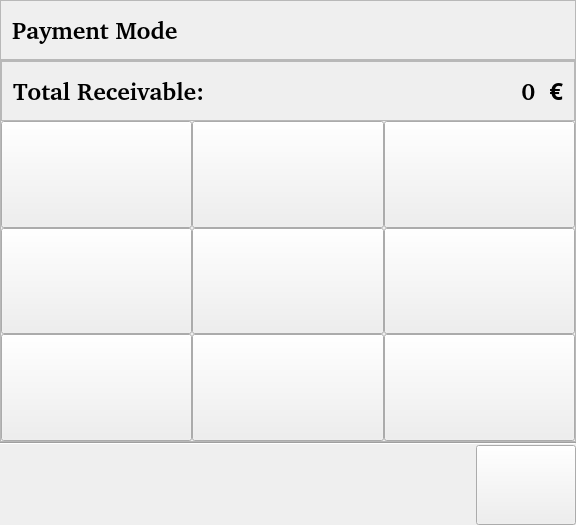
<?xml version="1.0" encoding="UTF-8"?>
<ui version="4.0">
 <class>PayModesWidget</class>
 <widget class="QWidget" name="PayModesWidget">
  <property name="geometry">
   <rect>
    <x>0</x>
    <y>0</y>
    <width>576</width>
    <height>525</height>
   </rect>
  </property>
  <property name="sizePolicy">
   <sizepolicy hsizetype="Expanding" vsizetype="Preferred">
    <horstretch>1</horstretch>
    <verstretch>0</verstretch>
   </sizepolicy>
  </property>
  <property name="windowTitle">
   <string>Form1</string>
  </property>
  <layout class="QVBoxLayout">
   <property name="spacing">
    <number>0</number>
   </property>
   <property name="leftMargin">
    <number>0</number>
   </property>
   <property name="topMargin">
    <number>0</number>
   </property>
   <property name="rightMargin">
    <number>0</number>
   </property>
   <property name="bottomMargin">
    <number>0</number>
   </property>
   <item>
    <widget class="QFrame" name="top_frame">
     <property name="sizePolicy">
      <sizepolicy hsizetype="Expanding" vsizetype="Preferred">
       <horstretch>0</horstretch>
       <verstretch>0</verstretch>
      </sizepolicy>
     </property>
     <property name="minimumSize">
      <size>
       <width>0</width>
       <height>60</height>
      </size>
     </property>
     <property name="maximumSize">
      <size>
       <width>32567</width>
       <height>60</height>
      </size>
     </property>
     <property name="frameShape">
      <enum>QFrame::Shape::StyledPanel</enum>
     </property>
     <property name="frameShadow">
      <enum>QFrame::Shadow::Raised</enum>
     </property>
     <property name="lineWidth">
      <number>2</number>
     </property>
     <layout class="QHBoxLayout">
      <property name="spacing">
       <number>6</number>
      </property>
      <property name="leftMargin">
       <number>11</number>
      </property>
      <property name="topMargin">
       <number>11</number>
      </property>
      <property name="rightMargin">
       <number>11</number>
      </property>
      <property name="bottomMargin">
       <number>11</number>
      </property>
      <item>
       <widget class="QLabel" name="caption_label">
        <property name="font">
         <font>
          <family>Nimbus Sans l [Urw]</family>
          <pointsize>18</pointsize>
          <bold>true</bold>
         </font>
        </property>
        <property name="text">
         <string>Payment Mode</string>
        </property>
        <property name="wordWrap">
         <bool>false</bool>
        </property>
       </widget>
      </item>
      <item>
       <spacer name="caption_spacer">
        <property name="orientation">
         <enum>Qt::Orientation::Horizontal</enum>
        </property>
        <property name="sizeType">
         <enum>QSizePolicy::Policy::Expanding</enum>
        </property>
        <property name="sizeHint" stdset="0">
         <size>
          <width>231</width>
          <height>16</height>
         </size>
        </property>
       </spacer>
      </item>
     </layout>
    </widget>
   </item>
   <item>
    <widget class="QFrame" name="middle_frame">
     <property name="sizePolicy">
      <sizepolicy hsizetype="Expanding" vsizetype="Preferred">
       <horstretch>0</horstretch>
       <verstretch>0</verstretch>
      </sizepolicy>
     </property>
     <property name="frameShape">
      <enum>QFrame::Shape::StyledPanel</enum>
     </property>
     <property name="frameShadow">
      <enum>QFrame::Shadow::Raised</enum>
     </property>
     <layout class="QVBoxLayout">
      <property name="spacing">
       <number>0</number>
      </property>
      <property name="leftMargin">
       <number>0</number>
      </property>
      <property name="topMargin">
       <number>0</number>
      </property>
      <property name="rightMargin">
       <number>0</number>
      </property>
      <property name="bottomMargin">
       <number>0</number>
      </property>
      <item>
       <widget class="QFrame" name="total_receivable_frame">
        <property name="sizePolicy">
         <sizepolicy hsizetype="Expanding" vsizetype="Preferred">
          <horstretch>0</horstretch>
          <verstretch>0</verstretch>
         </sizepolicy>
        </property>
        <property name="minimumSize">
         <size>
          <width>0</width>
          <height>60</height>
         </size>
        </property>
        <property name="maximumSize">
         <size>
          <width>32567</width>
          <height>60</height>
         </size>
        </property>
        <property name="frameShape">
         <enum>QFrame::Shape::StyledPanel</enum>
        </property>
        <property name="frameShadow">
         <enum>QFrame::Shadow::Raised</enum>
        </property>
        <property name="lineWidth">
         <number>2</number>
        </property>
        <layout class="QHBoxLayout">
         <property name="spacing">
          <number>6</number>
         </property>
         <property name="leftMargin">
          <number>11</number>
         </property>
         <property name="topMargin">
          <number>11</number>
         </property>
         <property name="rightMargin">
          <number>11</number>
         </property>
         <property name="bottomMargin">
          <number>11</number>
         </property>
         <item>
          <widget class="QLabel" name="total_receivable_text_label">
           <property name="font">
            <font>
             <family>Nimbus Sans l [Urw]</family>
             <pointsize>18</pointsize>
             <bold>true</bold>
            </font>
           </property>
           <property name="text">
            <string>Total Receivable:</string>
           </property>
           <property name="wordWrap">
            <bool>false</bool>
           </property>
          </widget>
         </item>
         <item>
          <spacer name="total_receivable_spacer">
           <property name="orientation">
            <enum>Qt::Orientation::Horizontal</enum>
           </property>
           <property name="sizeType">
            <enum>QSizePolicy::Policy::Expanding</enum>
           </property>
           <property name="sizeHint" stdset="0">
            <size>
             <width>181</width>
             <height>0</height>
            </size>
           </property>
          </spacer>
         </item>
         <item>
          <widget class="QLabel" name="total_receivable_value_label">
           <property name="sizePolicy">
            <sizepolicy hsizetype="Minimum" vsizetype="Preferred">
             <horstretch>0</horstretch>
             <verstretch>0</verstretch>
            </sizepolicy>
           </property>
           <property name="minimumSize">
            <size>
             <width>150</width>
             <height>0</height>
            </size>
           </property>
           <property name="maximumSize">
            <size>
             <width>32767</width>
             <height>32767</height>
            </size>
           </property>
           <property name="font">
            <font>
             <family>Nimbus Sans l [Urw]</family>
             <pointsize>18</pointsize>
             <bold>true</bold>
            </font>
           </property>
           <property name="text">
            <string>0  €</string>
           </property>
           <property name="alignment">
            <set>Qt::AlignmentFlag::AlignRight|Qt::AlignmentFlag::AlignTrailing|Qt::AlignmentFlag::AlignVCenter</set>
           </property>
           <property name="wordWrap">
            <bool>false</bool>
           </property>
          </widget>
         </item>
        </layout>
       </widget>
      </item>
      <item>
       <layout class="QHBoxLayout" name="paymode_main_layout">
        <item>
         <layout class="QVBoxLayout" name="paymode_sub_layout">
          <property name="spacing">
           <number>0</number>
          </property>
          <item>
           <layout class="QHBoxLayout" name="line1_layout">
            <property name="spacing">
             <number>0</number>
            </property>
            <item>
             <widget class="QPushButton" name="cash_button">
              <property name="sizePolicy">
               <sizepolicy hsizetype="Expanding" vsizetype="MinimumExpanding">
                <horstretch>0</horstretch>
                <verstretch>0</verstretch>
               </sizepolicy>
              </property>
              <property name="text">
               <string/>
              </property>
              <property name="icon">
               <iconset>
                <normaloff>../../icons/payment/1000xaf.jpeg</normaloff>../../icons/payment/1000xaf.jpeg</iconset>
              </property>
             </widget>
            </item>
            <item>
             <widget class="QPushButton" name="proteccion_civil_button">
              <property name="sizePolicy">
               <sizepolicy hsizetype="Expanding" vsizetype="MinimumExpanding">
                <horstretch>0</horstretch>
                <verstretch>0</verstretch>
               </sizepolicy>
              </property>
              <property name="text">
               <string/>
              </property>
              <property name="icon">
               <iconset>
                <normaloff>../../icons/payment/orange_money.svg</normaloff>../../icons/payment/orange_money.svg</iconset>
              </property>
             </widget>
            </item>
            <item>
             <widget class="QPushButton" name="fourb_button">
              <property name="sizePolicy">
               <sizepolicy hsizetype="Expanding" vsizetype="MinimumExpanding">
                <horstretch>0</horstretch>
                <verstretch>0</verstretch>
               </sizepolicy>
              </property>
              <property name="text">
               <string/>
              </property>
              <property name="icon">
               <iconset>
                <normaloff>../../icons/payment/mtn_mobile_money.png</normaloff>../../icons/payment/mtn_mobile_money.png</iconset>
              </property>
             </widget>
            </item>
           </layout>
          </item>
          <item>
           <layout class="QHBoxLayout" name="line2_layout">
            <property name="spacing">
             <number>0</number>
            </property>
            <item>
             <widget class="QPushButton" name="restaurant_button">
              <property name="sizePolicy">
               <sizepolicy hsizetype="Expanding" vsizetype="MinimumExpanding">
                <horstretch>0</horstretch>
                <verstretch>0</verstretch>
               </sizepolicy>
              </property>
              <property name="text">
               <string/>
              </property>
              <property name="icon">
               <iconset>
                <normaloff>../../icons/payment/airtel.svg</normaloff>../../icons/payment/airtel.svg</iconset>
              </property>
             </widget>
            </item>
            <item>
             <widget class="QPushButton" name="mastercard_button">
              <property name="sizePolicy">
               <sizepolicy hsizetype="Expanding" vsizetype="MinimumExpanding">
                <horstretch>0</horstretch>
                <verstretch>0</verstretch>
               </sizepolicy>
              </property>
              <property name="text">
               <string/>
              </property>
              <property name="icon">
               <iconset>
                <normaloff>../../icons/payment/master_card.svg</normaloff>../../icons/payment/master_card.svg</iconset>
              </property>
             </widget>
            </item>
            <item>
             <widget class="QPushButton" name="visa_button">
              <property name="sizePolicy">
               <sizepolicy hsizetype="Expanding" vsizetype="MinimumExpanding">
                <horstretch>0</horstretch>
                <verstretch>0</verstretch>
               </sizepolicy>
              </property>
              <property name="text">
               <string/>
              </property>
              <property name="icon">
               <iconset>
                <normaloff>../../icons/payment/visa.svg</normaloff>../../icons/payment/visa.svg</iconset>
              </property>
             </widget>
            </item>
           </layout>
          </item>
          <item>
           <layout class="QHBoxLayout" name="line3_layout">
            <property name="spacing">
             <number>0</number>
            </property>
            <item>
             <widget class="QPushButton" name="gourmet_button">
              <property name="sizePolicy">
               <sizepolicy hsizetype="Expanding" vsizetype="MinimumExpanding">
                <horstretch>0</horstretch>
                <verstretch>0</verstretch>
               </sizepolicy>
              </property>
              <property name="text">
               <string/>
              </property>
              <property name="icon">
               <iconset>
                <normaloff>../../icons/payment/google_pay.svg</normaloff>../../icons/payment/google_pay.svg</iconset>
              </property>
             </widget>
            </item>
            <item>
             <widget class="QPushButton" name="amex_button">
              <property name="sizePolicy">
               <sizepolicy hsizetype="Expanding" vsizetype="MinimumExpanding">
                <horstretch>0</horstretch>
                <verstretch>0</verstretch>
               </sizepolicy>
              </property>
              <property name="text">
               <string/>
              </property>
              <property name="icon">
               <iconset>
                <normaloff>../../icons/payment/american_express.svg</normaloff>../../icons/payment/american_express.svg</iconset>
              </property>
             </widget>
            </item>
            <item>
             <widget class="QPushButton" name="sodexho_button">
              <property name="sizePolicy">
               <sizepolicy hsizetype="Expanding" vsizetype="MinimumExpanding">
                <horstretch>0</horstretch>
                <verstretch>0</verstretch>
               </sizepolicy>
              </property>
              <property name="text">
               <string/>
              </property>
              <property name="icon">
               <iconset>
                <normaloff>../../icons/payment/paypal.svg</normaloff>../../icons/payment/paypal.svg</iconset>
              </property>
             </widget>
            </item>
           </layout>
          </item>
         </layout>
        </item>
       </layout>
      </item>
     </layout>
    </widget>
   </item>
   <item>
    <widget class="Line" name="cancel_line">
     <property name="frameShape">
      <enum>QFrame::Shape::HLine</enum>
     </property>
     <property name="frameShadow">
      <enum>QFrame::Shadow::Sunken</enum>
     </property>
    </widget>
   </item>
   <item>
    <layout class="QHBoxLayout" name="botom_layout">
     <property name="spacing">
      <number>0</number>
     </property>
     <item>
      <spacer name="cancel_spacer">
       <property name="orientation">
        <enum>Qt::Orientation::Horizontal</enum>
       </property>
       <property name="sizeType">
        <enum>QSizePolicy::Policy::Expanding</enum>
       </property>
       <property name="sizeHint" stdset="0">
        <size>
         <width>260</width>
         <height>16</height>
        </size>
       </property>
      </spacer>
     </item>
     <item>
      <widget class="QPushButton" name="cancel_button">
       <property name="sizePolicy">
        <sizepolicy hsizetype="Minimum" vsizetype="Preferred">
         <horstretch>0</horstretch>
         <verstretch>0</verstretch>
        </sizepolicy>
       </property>
       <property name="minimumSize">
        <size>
         <width>100</width>
         <height>80</height>
        </size>
       </property>
       <property name="text">
        <string/>
       </property>
      </widget>
     </item>
    </layout>
   </item>
  </layout>
 </widget>
 <layoutdefault spacing="6" margin="11"/>
 <resources/>
 <connections/>
</ui>
